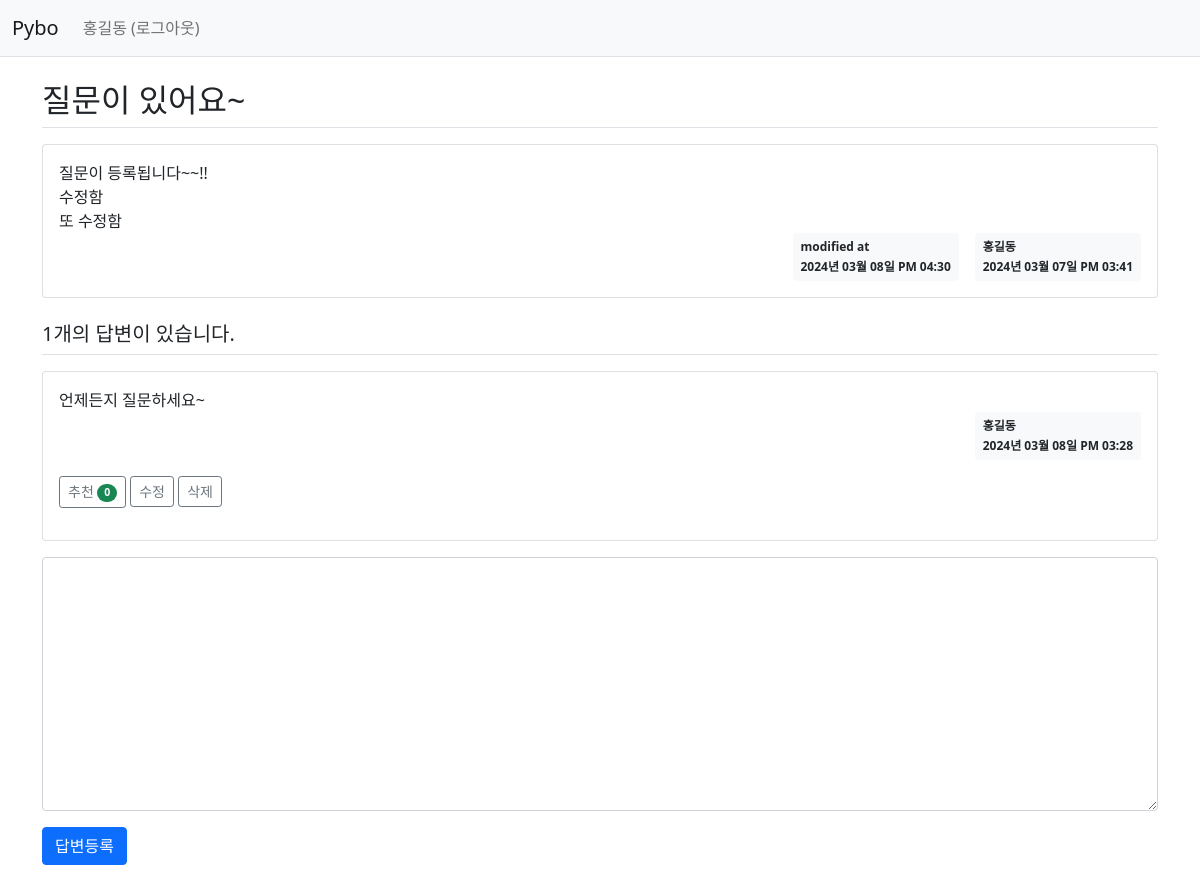
/question/detail/4/ (signed in), run on the app's committed database.
### pybo/models.py (models this page shows)
class User(db.Model):
    id = db.Column(db.Integer, primary_key=True)
    username = db.Column(db.String(150), unique=True, nullable=False)
    password = db.Column(db.String(200), nullable=False)
    email = db.Column(db.String(120), unique=True, nullable=False)

class Question(db.Model):
    id = db.Column(db.Integer, primary_key=True)
    subject = db.Column(db.String(200), nullable=False)
    content = db.Column(db.Text(), nullable=False)
    create_date = db.Column(db.DateTime(), nullable=False)
    user_id = db.Column(db.Integer, db.ForeignKey('user.id', ondelete='CASCADE'), nullable=False)
    user = db.relationship('User', backref=db.backref('question_set'))
    modify_date = db.Column(db.DateTime(), nullable=True)
    voter = db.relationship('User', secondary=question_voter, backref=db.backref('question_voter_set'))

class Answer(db.Model):
    id = db.Column(db.Integer, primary_key=True)
    question_id = db.Column(db.Integer, db.ForeignKey('question.id', ondelete='CASCADE'))
    question = db.relationship('Question', backref=db.backref('answer_set'))
    content = db.Column(db.Text(), nullable=False)
    create_date = db.Column(db.DateTime(), nullable=False)
    user_id = db.Column(db.Integer, db.ForeignKey('user.id', ondelete='CASCADE'), nullable=False)
    user = db.relationship('User', backref=db.backref('answer_set'))
    modify_date = db.Column(db.DateTime(), nullable=True)
    voter = db.relationship('User', secondary=answer_voter, backref=db.backref('answer_voter_set'))

### pybo/views/question_views.py (the view)
@bp.route('/detail/<int:question_id>/')
def detail(question_id):
    form = AnswerForm()
    question = Question.query.get_or_404(question_id)
    return render_template('question/question_detail.html', question=question, form=form)

### pybo/forms.py
class AnswerForm(FlaskForm):
    content = TextAreaField('답변 내용', validators=[DataRequired('답변 내용은 필수입력 항목입니다.')])

### pybo/filter.py (called while the page is built)
def format_datetime(value, fmt='%Y년 %m월 %d일 %p %I:%M'):
    return value.strftime(fmt)

### pybo/views/auth_views.py (called while the page is built)
@bp.before_app_request
def load_logged_in_user():
    user_id = session.get('user_id')
    if user_id is None:
        g.user = None
    else:
        g.user = User.query.get(user_id)

### pybo/templates/question/question_detail.html (shortened to what this page needs)
{% extends 'base.html' %}
{% block content %}
<div class="container my-3">
    <h2 class="border-bottom py-2">{{ question.subject }}</h2>
    <div class="card my-3">
        <div class="card-body">
            <div class="card-text" style="white-space: pre-line;">{{ question.content }}</div>
            <div class="d-flex justify-content-end">
                {% if question.modify_date %}
                <div class="badge bg-light text-dark p-2 text-start mx-3">
                    <div class="mb-2">modified at</div>
                    <div>{{ question.modify_date|datetime }}</div>
                </div>
                {% endif %}
                <div class="badge bg-light text-dark p-2 text-start">
                    <div class="mb-2">{{ question.user.username }}</div>
                    <div>{{ question.create_date|datetime }}</div>
                </div>
            </div>
        </div>
    </div>
    <h5 class="border-bottom my-3 py-2">{{ question.answer_set|length }}개의 답변이 있습니다.</h5>
    {% for answer in question.answer_set %}
    <div class="card my-3">
        <div class="card-body">
            <div class="card-text" style="white-space: pre-line;">{{ answer.content }}</div>
            <div class="d-flex justify-content-end">
                <div class="badge bg-light text-dark p-2 text-start">
                    <div class="mb-2">{{ answer.user.username }}</div>
                    <div>{{ answer.create_date|datetime }}</div>
                </div>
            </div>
            <div class="my-3">
                <a href="javascript:void(0)" data-uri="{{ url_for('answer.vote', answer_id=answer.id) }}"
               class="recommend btn btn-sm btn-outline-secondary"> 추천
                    <span class="badge rounded-pill bg-success">{{ answer.voter|length }}</span>
                </a>
                {% if g.user == question.user %}
                <a href="{{ url_for('question.modify', question_id=question.id) }}"
                   class="btn btn-sm btn-outline-secondary">수정</a>
                <a href="javascript:void(0)" class="delete btn btn-sm btn-outline-secondary"
               data-uri="{{ url_for('question.delete', question_id=question.id) }}">삭제</a>
                {% endif %}
            </div>
        </div>
    </div>
    {% endfor %}
    <form action="{{ url_for('answer.create', question_id=question.id) }}" method="post" class="my-3">
        <div class="mb-3">
            <textarea {% if not g.user %}disabled{% endif %} name="content" id="content" class="form-control" rows="10"></textarea>
        </div>
        <input type="submit" value="답변등록" class="btn btn-primary">
    </form>
</div>
{% endblock %}

### pybo/templates/navbar.html (shortened to what this page needs)
<nav class="navbar navbar-expand-lg navbar-light bg-light border-bottom">
    <div class="container-fluid">
        <a class="navbar-brand" href="{{ url_for('main.index') }}">Pybo</a>
        <div class="collapse navbar-collapse" id="navbarSupportedContent">
            {% if g.user %}
            <ul class="navbar-nav">
                <li class="nav-item ">
                    <a class="nav-link" href="{{ url_for('auth.logout') }}">{{ g.user.username }} (로그아웃)</a>
                </li>
            </ul>
            {% endif %}
        </div>
    </div>
</nav>

### data on the page
User: user.username "홍길동"
Question: subject "질문이 있어요~", content "질문이 등록됩니다~~!! 수정함 또 수정함", modify_date "2024년 03월 08일 PM 04:30", create_date "2024년 03월 07일 PM 03:41"
Answer: content "언제든지 질문하세요~", user.username "홍길동", create_date "2024년 03월 08일 PM 03:28", voter|length "0"

### other printed values
{{ question.answer_set|length }} "1"
